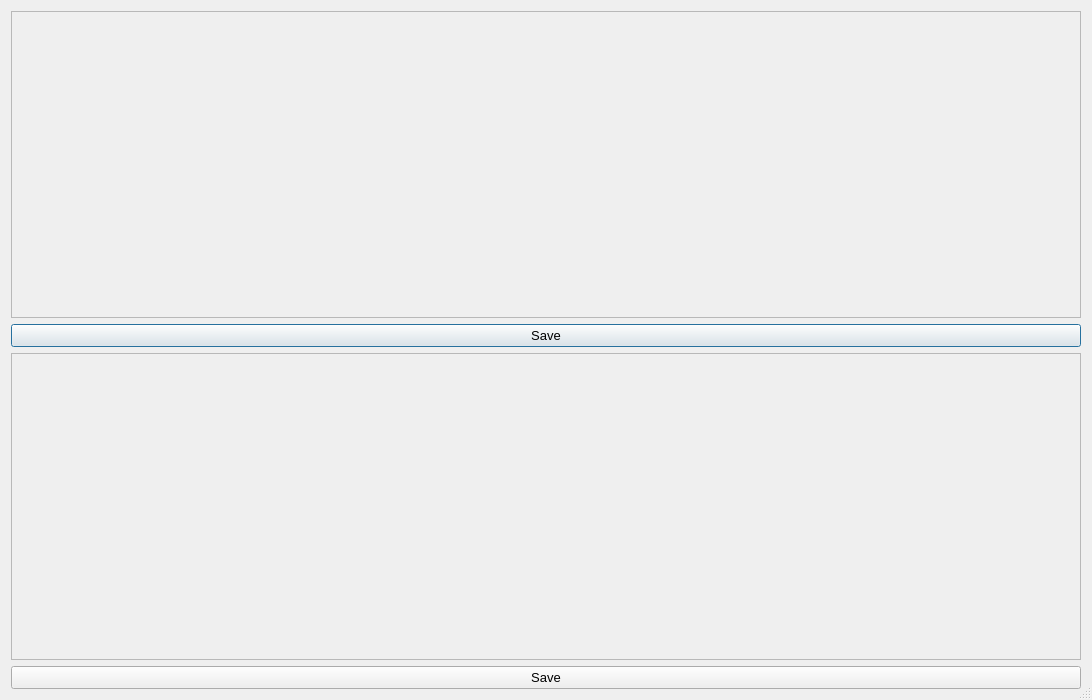
<?xml version="1.0" encoding="UTF-8"?>
<ui version="4.0">
 <class>spectrum</class>
 <widget class="QDialog" name="spectrum">
  <property name="geometry">
   <rect>
    <x>0</x>
    <y>0</y>
    <width>1092</width>
    <height>700</height>
   </rect>
  </property>
  <property name="minimumSize">
   <size>
    <width>1000</width>
    <height>700</height>
   </size>
  </property>
  <property name="windowTitle">
   <string>Spectrum</string>
  </property>
  <property name="windowIcon">
   <iconset resource="../../imgs/img.qrc">
    <normaloff>:/.png/logo.png</normaloff>:/.png/logo.png</iconset>
  </property>
  <property name="sizeGripEnabled">
   <bool>true</bool>
  </property>
  <layout class="QVBoxLayout" name="verticalLayout">
   <property name="sizeConstraint">
    <enum>QLayout::SetDefaultConstraint</enum>
   </property>
   <item>
    <widget class="QScrollArea" name="timeFrequencyArea">
     <property name="widgetResizable">
      <bool>true</bool>
     </property>
     <widget class="QWidget" name="scrollAreaWidgetContents_2">
      <property name="geometry">
       <rect>
        <x>0</x>
        <y>0</y>
        <width>1072</width>
        <height>305</height>
       </rect>
      </property>
     </widget>
    </widget>
   </item>
   <item>
    <widget class="QPushButton" name="saveTFBt">
     <property name="font">
      <font>
       <family>Microsoft JhengHei UI</family>
       <pointsize>10</pointsize>
      </font>
     </property>
     <property name="text">
      <string>Save</string>
     </property>
    </widget>
   </item>
   <item>
    <widget class="QScrollArea" name="spectrumArea">
     <property name="widgetResizable">
      <bool>true</bool>
     </property>
     <widget class="QWidget" name="scrollAreaWidgetContents">
      <property name="geometry">
       <rect>
        <x>0</x>
        <y>0</y>
        <width>1072</width>
        <height>305</height>
       </rect>
      </property>
     </widget>
    </widget>
   </item>
   <item>
    <widget class="QPushButton" name="saveSpectrumBt">
     <property name="font">
      <font>
       <family>Microsoft JhengHei UI</family>
       <pointsize>10</pointsize>
      </font>
     </property>
     <property name="text">
      <string>Save</string>
     </property>
    </widget>
   </item>
  </layout>
 </widget>
 <resources>
  <include location="../../imgs/img.qrc"/>
 </resources>
 <connections/>
</ui>
